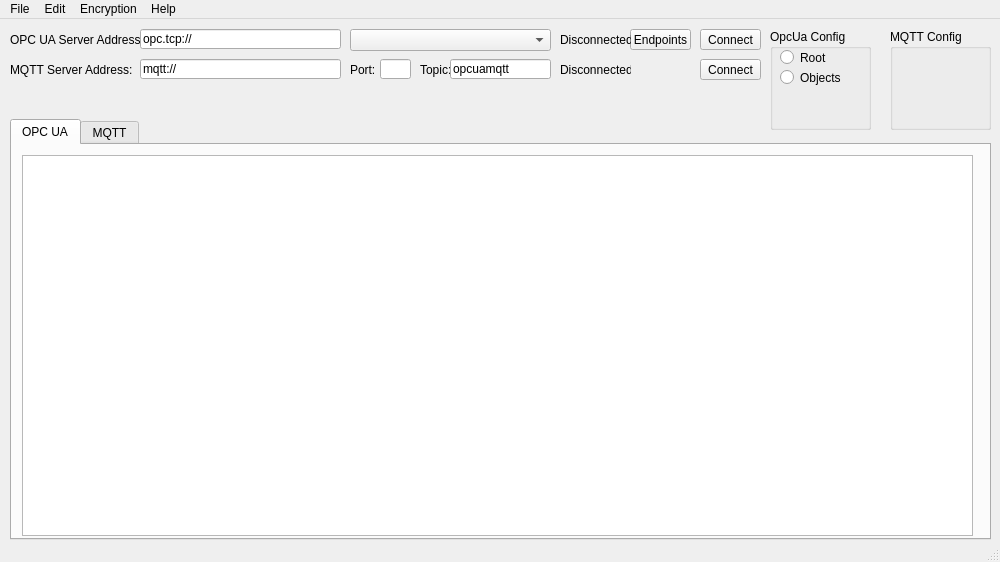
<?xml version="1.0" encoding="UTF-8"?>
<ui version="4.0">
 <class>MainWindow</class>
 <widget class="QMainWindow" name="MainWindow">
  <property name="geometry">
   <rect>
    <x>0</x>
    <y>0</y>
    <width>1000</width>
    <height>562</height>
   </rect>
  </property>
  <property name="sizePolicy">
   <sizepolicy hsizetype="Fixed" vsizetype="Fixed">
    <horstretch>0</horstretch>
    <verstretch>0</verstretch>
   </sizepolicy>
  </property>
  <property name="minimumSize">
   <size>
    <width>1000</width>
    <height>562</height>
   </size>
  </property>
  <property name="maximumSize">
   <size>
    <width>1000</width>
    <height>562</height>
   </size>
  </property>
  <property name="windowTitle">
   <string>OPC UA MQTT Coupler Client</string>
  </property>
  <property name="windowOpacity">
   <double>1.000000000000000</double>
  </property>
  <property name="layoutDirection">
   <enum>Qt::LeftToRight</enum>
  </property>
  <property name="autoFillBackground">
   <bool>false</bool>
  </property>
  <property name="locale">
   <locale language="Finnish" country="Finland"/>
  </property>
  <widget class="QWidget" name="centralWidget">
   <widget class="QLineEdit" name="le_opcua_addr">
    <property name="geometry">
     <rect>
      <x>140</x>
      <y>10</y>
      <width>201</width>
      <height>20</height>
     </rect>
    </property>
    <property name="text">
     <string>opc.tcp://</string>
    </property>
   </widget>
   <widget class="QLabel" name="lb_opcua">
    <property name="geometry">
     <rect>
      <x>10</x>
      <y>10</y>
      <width>131</width>
      <height>21</height>
     </rect>
    </property>
    <property name="text">
     <string>OPC UA Server Address:</string>
    </property>
   </widget>
   <widget class="QPushButton" name="pb_opcua_init">
    <property name="geometry">
     <rect>
      <x>700</x>
      <y>10</y>
      <width>61</width>
      <height>21</height>
     </rect>
    </property>
    <property name="text">
     <string>Connect</string>
    </property>
   </widget>
   <widget class="QLabel" name="lb_opcua_status">
    <property name="geometry">
     <rect>
      <x>560</x>
      <y>10</y>
      <width>71</width>
      <height>21</height>
     </rect>
    </property>
    <property name="text">
     <string>Disconnected</string>
    </property>
   </widget>
   <widget class="QPushButton" name="pb_opcua_endp">
    <property name="geometry">
     <rect>
      <x>630</x>
      <y>10</y>
      <width>61</width>
      <height>21</height>
     </rect>
    </property>
    <property name="text">
     <string>Endpoints</string>
    </property>
   </widget>
   <widget class="QComboBox" name="cb_opcua_endpoints">
    <property name="geometry">
     <rect>
      <x>350</x>
      <y>10</y>
      <width>201</width>
      <height>22</height>
     </rect>
    </property>
   </widget>
   <widget class="QRadioButton" name="rb_opcua_root">
    <property name="geometry">
     <rect>
      <x>780</x>
      <y>30</y>
      <width>61</width>
      <height>17</height>
     </rect>
    </property>
    <property name="text">
     <string>Root</string>
    </property>
   </widget>
   <widget class="QRadioButton" name="rb_opcua_objects">
    <property name="geometry">
     <rect>
      <x>780</x>
      <y>50</y>
      <width>61</width>
      <height>17</height>
     </rect>
    </property>
    <property name="text">
     <string>Objects</string>
    </property>
   </widget>
   <widget class="QGroupBox" name="gb_opcua_config">
    <property name="geometry">
     <rect>
      <x>770</x>
      <y>10</y>
      <width>101</width>
      <height>101</height>
     </rect>
    </property>
    <property name="title">
     <string>OpcUa Config</string>
    </property>
   </widget>
   <widget class="QTabWidget" name="tabWidget">
    <property name="geometry">
     <rect>
      <x>10</x>
      <y>100</y>
      <width>981</width>
      <height>421</height>
     </rect>
    </property>
    <property name="currentIndex">
     <number>0</number>
    </property>
    <widget class="QWidget" name="tabOpcUa">
     <attribute name="title">
      <string>OPC UA</string>
     </attribute>
     <widget class="QTreeWidget" name="tv_opcua">
      <property name="geometry">
       <rect>
        <x>10</x>
        <y>10</y>
        <width>951</width>
        <height>381</height>
       </rect>
      </property>
      <property name="sortingEnabled">
       <bool>true</bool>
      </property>
      <property name="columnCount">
       <number>0</number>
      </property>
      <attribute name="headerVisible">
       <bool>true</bool>
      </attribute>
     </widget>
    </widget>
    <widget class="QWidget" name="tabMQTT">
     <attribute name="title">
      <string>MQTT</string>
     </attribute>
    </widget>
   </widget>
   <widget class="QLabel" name="lb_mqtt">
    <property name="geometry">
     <rect>
      <x>10</x>
      <y>40</y>
      <width>131</width>
      <height>21</height>
     </rect>
    </property>
    <property name="text">
     <string>MQTT Server Address:</string>
    </property>
   </widget>
   <widget class="QLineEdit" name="le_mqtt_addr">
    <property name="geometry">
     <rect>
      <x>140</x>
      <y>40</y>
      <width>201</width>
      <height>20</height>
     </rect>
    </property>
    <property name="text">
     <string>mqtt://</string>
    </property>
   </widget>
   <widget class="QLineEdit" name="le_mqtt_port">
    <property name="geometry">
     <rect>
      <x>380</x>
      <y>40</y>
      <width>31</width>
      <height>20</height>
     </rect>
    </property>
    <property name="text">
     <string/>
    </property>
   </widget>
   <widget class="QLabel" name="lb_mqtt_status">
    <property name="geometry">
     <rect>
      <x>560</x>
      <y>40</y>
      <width>71</width>
      <height>21</height>
     </rect>
    </property>
    <property name="text">
     <string>Disconnected</string>
    </property>
   </widget>
   <widget class="QPushButton" name="pb_mqtt_init">
    <property name="geometry">
     <rect>
      <x>700</x>
      <y>40</y>
      <width>61</width>
      <height>21</height>
     </rect>
    </property>
    <property name="text">
     <string>Connect</string>
    </property>
   </widget>
   <widget class="QLabel" name="lb_mqtt_port">
    <property name="geometry">
     <rect>
      <x>350</x>
      <y>40</y>
      <width>31</width>
      <height>21</height>
     </rect>
    </property>
    <property name="text">
     <string>Port:</string>
    </property>
   </widget>
   <widget class="QGroupBox" name="gb_mqtt_config">
    <property name="geometry">
     <rect>
      <x>890</x>
      <y>10</y>
      <width>101</width>
      <height>101</height>
     </rect>
    </property>
    <property name="title">
     <string>MQTT Config</string>
    </property>
   </widget>
   <widget class="QLabel" name="lb_mqtt_port_2">
    <property name="geometry">
     <rect>
      <x>420</x>
      <y>40</y>
      <width>31</width>
      <height>21</height>
     </rect>
    </property>
    <property name="text">
     <string>Topic:</string>
    </property>
   </widget>
   <widget class="QLineEdit" name="le_mqtt_topic">
    <property name="geometry">
     <rect>
      <x>450</x>
      <y>40</y>
      <width>101</width>
      <height>20</height>
     </rect>
    </property>
    <property name="text">
     <string>opcuamqtt</string>
    </property>
   </widget>
   <zorder>gb_opcua_config</zorder>
   <zorder>pb_opcua_init</zorder>
   <zorder>pb_opcua_endp</zorder>
   <zorder>tabWidget</zorder>
   <zorder>rb_opcua_root</zorder>
   <zorder>rb_opcua_objects</zorder>
   <zorder>lb_opcua</zorder>
   <zorder>le_opcua_addr</zorder>
   <zorder>cb_opcua_endpoints</zorder>
   <zorder>lb_opcua_status</zorder>
   <zorder>lb_mqtt</zorder>
   <zorder>le_mqtt_addr</zorder>
   <zorder>le_mqtt_port</zorder>
   <zorder>lb_mqtt_status</zorder>
   <zorder>pb_mqtt_init</zorder>
   <zorder>lb_mqtt_port</zorder>
   <zorder>gb_mqtt_config</zorder>
   <zorder>lb_mqtt_port_2</zorder>
   <zorder>le_mqtt_topic</zorder>
  </widget>
  <widget class="QMenuBar" name="menuBar">
   <property name="geometry">
    <rect>
     <x>0</x>
     <y>0</y>
     <width>1000</width>
     <height>21</height>
    </rect>
   </property>
   <widget class="QMenu" name="menuFile">
    <property name="title">
     <string>File</string>
    </property>
    <addaction name="actionSave_settings"/>
    <addaction name="actionLoad_settings"/>
    <addaction name="separator"/>
    <addaction name="actionExit"/>
   </widget>
   <widget class="QMenu" name="menuEdit">
    <property name="title">
     <string>Edit</string>
    </property>
   </widget>
   <widget class="QMenu" name="menuHelp">
    <property name="title">
     <string>Help</string>
    </property>
    <addaction name="actionAbout"/>
   </widget>
   <widget class="QMenu" name="menuEncryption">
    <property name="title">
     <string>Encryption</string>
    </property>
    <addaction name="actionOpcUa_Certificate"/>
    <addaction name="actionMQTT_Certificate"/>
   </widget>
   <addaction name="menuFile"/>
   <addaction name="menuEdit"/>
   <addaction name="menuEncryption"/>
   <addaction name="menuHelp"/>
  </widget>
  <widget class="QStatusBar" name="statusBar"/>
  <action name="actionExit">
   <property name="text">
    <string>Exit</string>
   </property>
  </action>
  <action name="actionAbout">
   <property name="text">
    <string>About</string>
   </property>
  </action>
  <action name="actionOpcUa_Certificate">
   <property name="text">
    <string>OpcUa Certificate</string>
   </property>
  </action>
  <action name="actionMQTT_Certificate">
   <property name="text">
    <string>MQTT Certificate</string>
   </property>
  </action>
  <action name="actionSave_settings">
   <property name="text">
    <string>Save settings</string>
   </property>
  </action>
  <action name="actionLoad_settings">
   <property name="text">
    <string>Load settings</string>
   </property>
  </action>
 </widget>
 <layoutdefault spacing="6" margin="11"/>
 <resources/>
 <connections/>
</ui>
